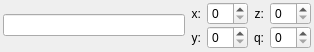
<?xml version="1.0" encoding="UTF-8"?>
<ui version="4.0">
 <class>EditorPoseRegister</class>
 <widget class="QWidget" name="EditorPoseRegister">
  <property name="geometry">
   <rect>
    <x>0</x>
    <y>0</y>
    <width>314</width>
    <height>52</height>
   </rect>
  </property>
  <property name="minimumSize">
   <size>
    <width>0</width>
    <height>0</height>
   </size>
  </property>
  <property name="windowTitle">
   <string>Form</string>
  </property>
  <layout class="QGridLayout" name="gridLayout">
   <property name="leftMargin">
    <number>3</number>
   </property>
   <property name="topMargin">
    <number>1</number>
   </property>
   <property name="rightMargin">
    <number>3</number>
   </property>
   <property name="bottomMargin">
    <number>1</number>
   </property>
   <property name="verticalSpacing">
    <number>0</number>
   </property>
   <item row="1" column="4">
    <widget class="QSpinBox" name="q_spinBox"/>
   </item>
   <item row="1" column="3">
    <widget class="QLabel" name="label_4">
     <property name="sizePolicy">
      <sizepolicy hsizetype="Fixed" vsizetype="Preferred">
       <horstretch>0</horstretch>
       <verstretch>0</verstretch>
      </sizepolicy>
     </property>
     <property name="text">
      <string>q:</string>
     </property>
     <property name="alignment">
      <set>Qt::AlignRight|Qt::AlignTrailing|Qt::AlignVCenter</set>
     </property>
    </widget>
   </item>
   <item row="1" column="2">
    <widget class="QSpinBox" name="y_spinBox"/>
   </item>
   <item row="0" column="3">
    <widget class="QLabel" name="label_3">
     <property name="sizePolicy">
      <sizepolicy hsizetype="Fixed" vsizetype="Preferred">
       <horstretch>0</horstretch>
       <verstretch>0</verstretch>
      </sizepolicy>
     </property>
     <property name="text">
      <string>z:</string>
     </property>
     <property name="alignment">
      <set>Qt::AlignRight|Qt::AlignTrailing|Qt::AlignVCenter</set>
     </property>
    </widget>
   </item>
   <item row="0" column="2">
    <widget class="QSpinBox" name="x_spinBox"/>
   </item>
   <item row="1" column="1">
    <widget class="QLabel" name="label_2">
     <property name="sizePolicy">
      <sizepolicy hsizetype="Fixed" vsizetype="Preferred">
       <horstretch>0</horstretch>
       <verstretch>0</verstretch>
      </sizepolicy>
     </property>
     <property name="text">
      <string>y:</string>
     </property>
     <property name="alignment">
      <set>Qt::AlignRight|Qt::AlignTrailing|Qt::AlignVCenter</set>
     </property>
    </widget>
   </item>
   <item row="0" column="4">
    <widget class="QSpinBox" name="z_spinBox"/>
   </item>
   <item row="0" column="1">
    <widget class="QLabel" name="label">
     <property name="sizePolicy">
      <sizepolicy hsizetype="Fixed" vsizetype="Preferred">
       <horstretch>0</horstretch>
       <verstretch>0</verstretch>
      </sizepolicy>
     </property>
     <property name="text">
      <string>x:</string>
     </property>
     <property name="alignment">
      <set>Qt::AlignRight|Qt::AlignTrailing|Qt::AlignVCenter</set>
     </property>
    </widget>
   </item>
   <item row="0" column="0" rowspan="2">
    <widget class="QLineEdit" name="nameEdit"/>
   </item>
  </layout>
 </widget>
 <resources/>
 <connections/>
</ui>
